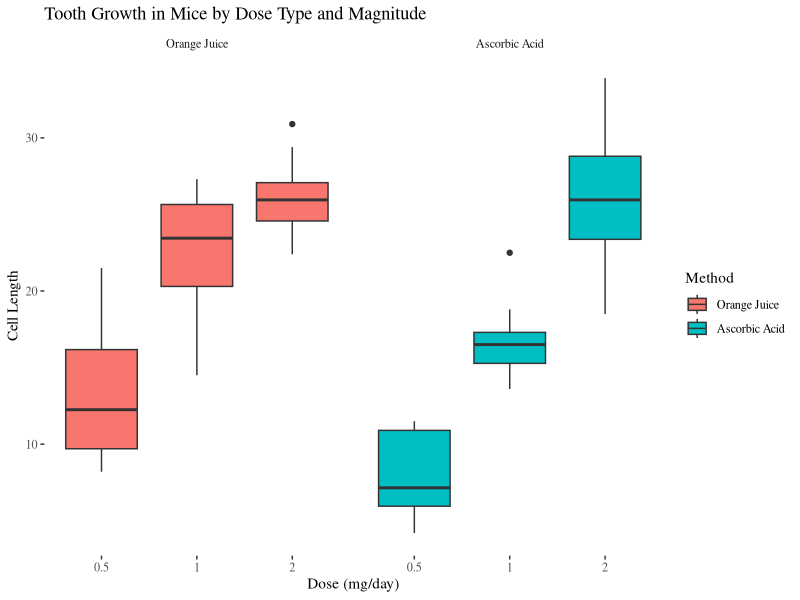

The R source for this figure:
library(datasets)
library(ggplot2)
library(ggthemes)

data(ToothGrowth)
str(ToothGrowth)
summary(ToothGrowth)

ToothGrowth$dose <- as.factor(ToothGrowth$dose)
levels(ToothGrowth$supp) <- c('Orange Juice', 'Ascorbic Acid')

table(ToothGrowth$supp, ToothGrowth$dose)

g <- ggplot(ToothGrowth, aes(y=len, x=dose)) + theme_tufte()
g + geom_boxplot(aes(fill = supp)) + facet_grid(.~supp) + xlab('Dose (mg/day)') +
    ylab('Cell Length') + labs(fill = 'Method') + 
    scale_color_manual(labels = c('Orange Juice', 'Ascorbic Acid')) + 
    ggtitle('Tooth Growth in Mice by Dose Type and Magnitude')


for (i in c(0.5, 1, 2)) {
    print(t.test(len ~ supp, data = ToothGrowth[ToothGrowth$dose==i,]))
}

        

supptest <- t.test(len ~ supp, data = ToothGrowth)
supptest   

for (i in c(2, 0.5, 1)) {
    print(t.test(len ~ dose, data = ToothGrowth[ToothGrowth$dose!=i,]))
}
